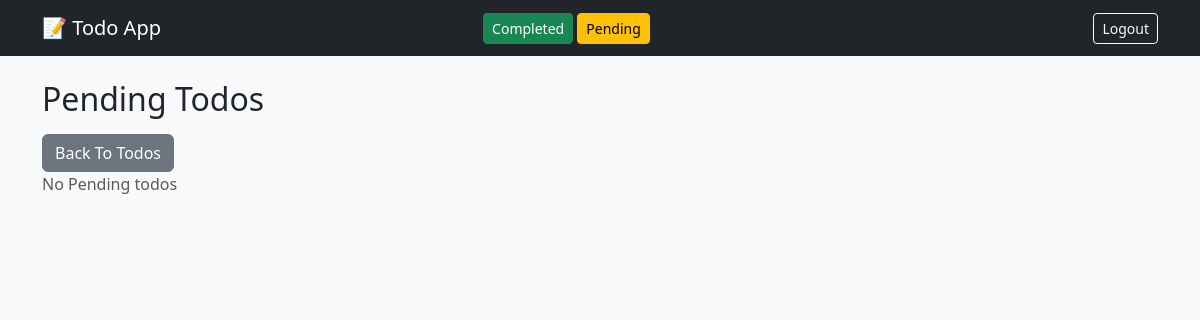
Page /todos/pending/ (signed in) on the earlier database version.
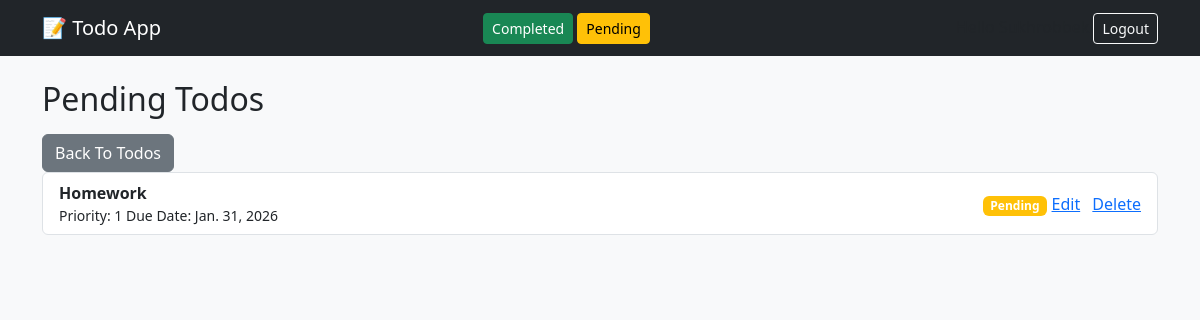
Same page on the later database version.
### todoApp/models.py (models this page shows, shortened)
class Todo(models.Model):
    user = models.ForeignKey(User, on_delete=models.CASCADE, null=True)
    title = models.CharField(max_length=40)
    description = models.TextField()
    priority =  models.IntegerField(default=1)
    due_date = models.DateField(null=True, blank=True)
    is_completed = models.BooleanField(default=False)
    created_at = models.DateTimeField(auto_now_add=True)

### todoApp/views.py (the view)
# urls.py: path('todos/pending/', pending_todos, name="pending_todos"),
@login_required
def pending_todos(request):
    todos = Todo.objects.filter(is_completed=False)
    return render(request, 'todoApp/pending_todos.html' , {'todos': todos})

### todoApp/templates/todoApp/pending_todos.html (shortened to what this page needs)
{% extends 'todoApp/base.html' %}
{% block content %}
<h2 class="mb-3" class="text-warning">Pending Todos</h2>
 <a href="{% url 'todo_list %'}" class="btn btn-secondary">Back To Todos</a>
{% if todos%}
     <ul class="list-group">
        {%for todo in todos%}
             <li class="list-group-item d-flex justify-content-between align-items-center">
                <div>
                    <strong>{{todo.title}}</strong><br>
                    <small>
                        Priority: {{todo.priority}}
                        Due Date: {{todo.due_date}}
                     </small>
                </div>
                   <div>
                    <span class="badge bg-warning"> Pending</span>
                     <a href="{% url 'update_todo' todo.id %}" class="btn-sm btn-outline-primary">Edit</a>
                    <a href="{% url 'delete_todo' todo.id %}" class="btn-sm btn-outline-danger ms-2">Delete</a>
                   </div>
             </li>
        {% endfor %}
    </ul>
{% else %}
   <p class="text-muted">No Pending todos</p>
{% endblock %}

Differences in the rows shown:
added Todo: title "Homework", priority "1", due_date "Jan. 31, 2026"
Other differences:
text no longer shown: "No Pending todos"
